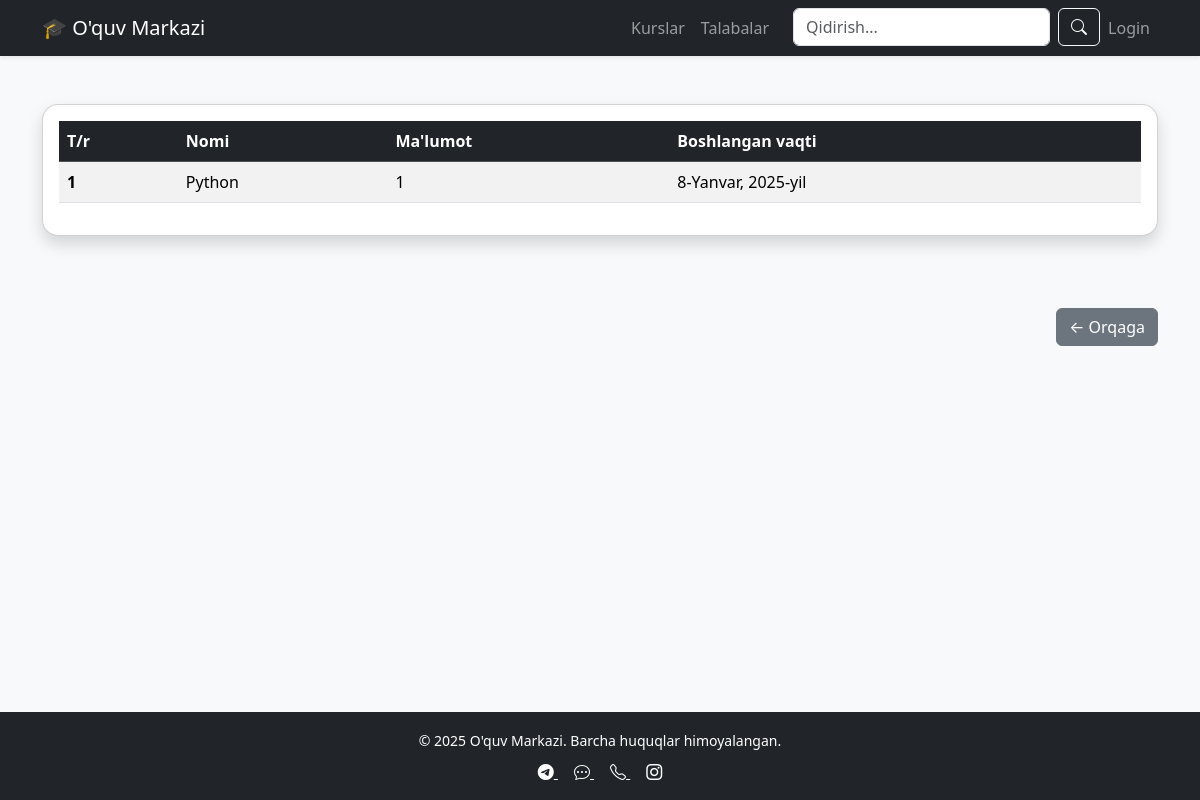
The app's page /new/course/detail/1/ with its own data.
### new/models.py (models this page shows, shortened)
class Course(models.Model):
    name = models.CharField(max_length=100)
    description = models.TextField()
    start_date = models.DateField()

### new/views.py (the view)
# urls.py: path('course/detail/<int:pk>/', get_course_detail, name='course-detail'),
def get_course_detail(request, pk):
    course = Course.objects.get(pk=pk)
    context={
        'course':course
    }
    return render(request, 'course_detail.html', {'course':course})

### templates/course_detail.html (shortened to what this page needs)
{% extends 'base.html' %}
{% block content %}
<html lang="en">
<head>
    <link href="https://cdn.jsdelivr.net/npm/bootstrap@5.3.3/dist/css/bootstrap.min.css" rel="stylesheet">
</head>
<body class="bg-light">
<div class="container py-5">
    <div class="card shadow rounded-4">
        <div class="card-body">
            <div class="table-responsive">
                <table class="table table-striped table-hover align-middle">
                    <thead class="table-dark">
                        <tr>
                            <th scope="col">T/r</th>
                            <th scope="col">Nomi</th>
                            <th scope="col">Ma'lumot</th>
                            <th scope="col">Boshlangan vaqti</th>
                        </tr>
                    </thead>
                    <tbody>
                        <tr>
                            <th scope="row">{{ course.id }}</th>
                            <td>{{ course.name }}</td>
                            <td>{{ course.description }}</td>
                            <td>{{ course.start_date }}</td>
                        </tr>
                    </tbody>
                </table>
            </div>
        </div>
    </div>
<br><br><br>
   <div class="mb-4 text-end">
        <a href="{% url 'course-list' %}" class="btn btn-secondary">← Orqaga</a>
    </div>
</div>
</body>
{% endblock %}

### records on screen
Course: id "1", name "Python", description "1", start_date "8-Yanvar, 2025-yil"
